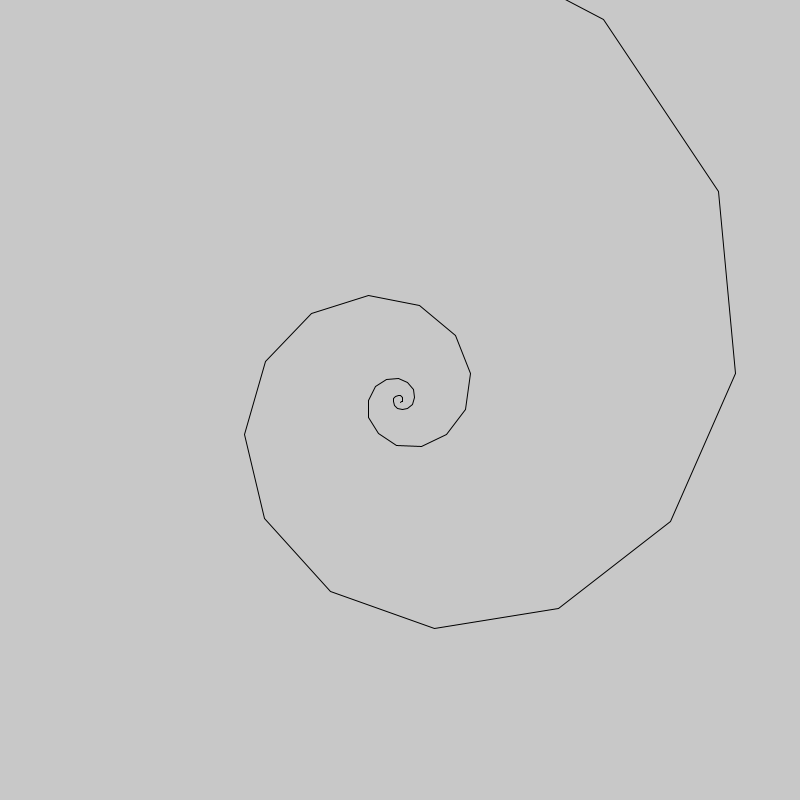
Frame 1 (no input)
Frame 2 (the mouse pressed at the canvas centre, redrawn once): identical to frame 1, image omitted

The Processing sketch that drew this single still picture (run headless with seeded random() and noise(); the mouse was pressed at the canvas centre and the sketch redrawn once):

// Processing sketch: spiral
// ── spiral.pde
/* ESPIRAL LOGARTÍMICA
* Por Juan Fuentes Cabrera.
* Curva definida por un objeto que se mueve con velocidad lineal constante y velocidad angular.
* Ver: http://mathworld.wolfram.com/LogarithmicSpiral.html
*/

float a, b, angle;
float centerX, centerY;

void setup() {
  size(800,800);
  // Asignación de variables
  a = 2;
  b = 0.25;
  angle = 0.1;
  centerX = width/2;
  centerY = height/2;
  noLoop();
}

void draw() {
  background(200);
  // El ángulo de rotación para el primer vértice
  angle = 0;
  noFill();
  stroke(0);
  beginShape();
  getVertice();
  endShape();
}

void getVertice() {
  float radio = a * exp(b * angle);
  float x = sin(angle) * radio + centerX;
  float y = cos(angle) * radio + centerY;
  // Dibujamos el vértice
  vertex(x, y);
  angle += 0.5;
  // Recursividad
  if(x < width && y < height) {
    getVertice();
  }
}
